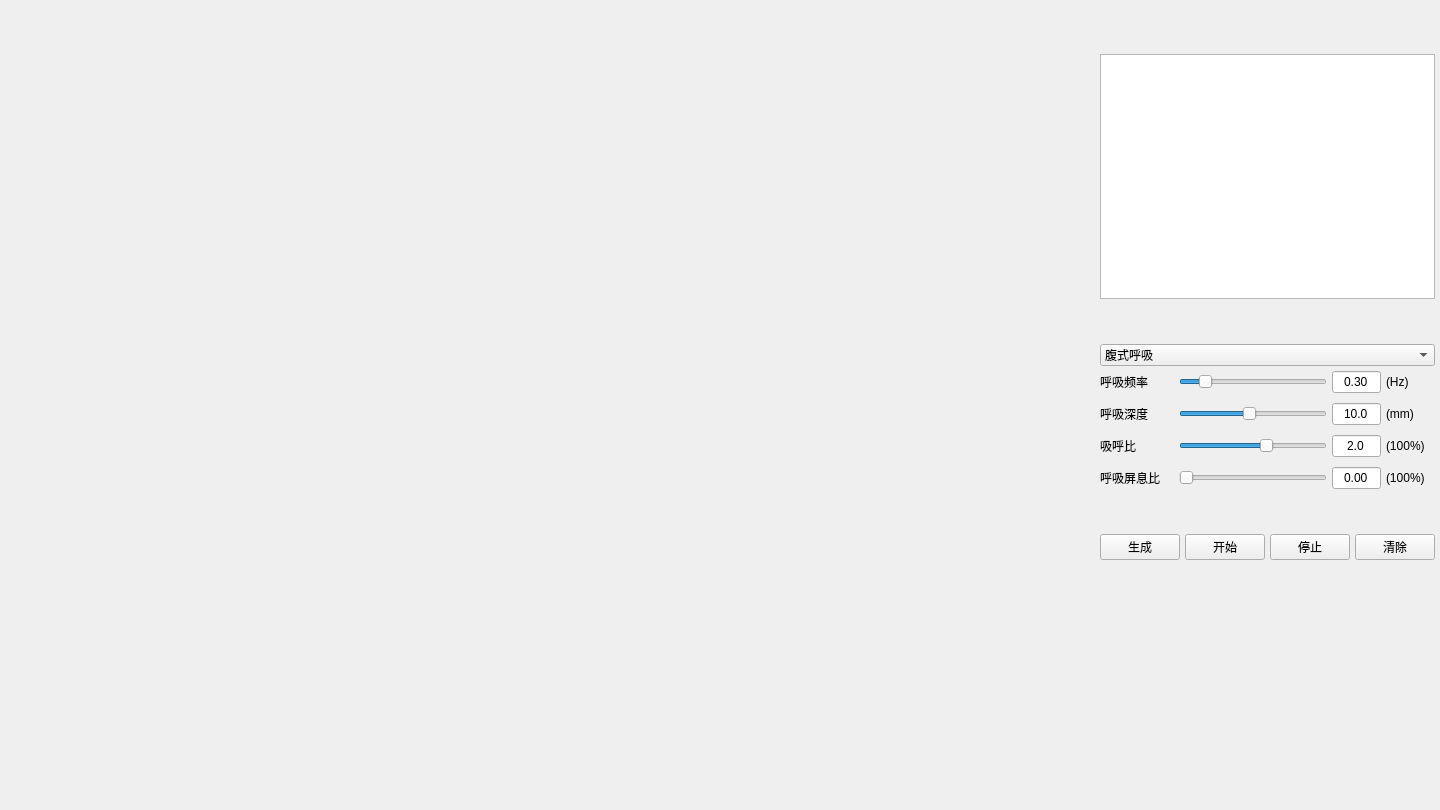
<?xml version="1.0" encoding="UTF-8"?>
<ui version="4.0">
 <class>ResGUISysClass</class>
 <widget class="QMainWindow" name="ResGUISysClass">
  <property name="geometry">
   <rect>
    <x>0</x>
    <y>0</y>
    <width>1440</width>
    <height>810</height>
   </rect>
  </property>
  <property name="minimumSize">
   <size>
    <width>800</width>
    <height>500</height>
   </size>
  </property>
  <property name="windowTitle">
   <string>ResGUISys</string>
  </property>
  <property name="windowIcon">
   <iconset resource="ResGUISys.qrc">
    <normaloff>:/qss/SZU_LOGO.ico</normaloff>:/qss/SZU_LOGO.ico</iconset>
  </property>
  <property name="styleSheet">
   <string notr="true"/>
  </property>
  <widget class="QWidget" name="mainWidget">
   <property name="styleSheet">
    <string notr="true"/>
   </property>
   <layout class="QGridLayout" name="mainGridLayout" columnstretch="140,20">
    <property name="leftMargin">
     <number>5</number>
    </property>
    <property name="topMargin">
     <number>5</number>
    </property>
    <property name="rightMargin">
     <number>5</number>
    </property>
    <property name="bottomMargin">
     <number>5</number>
    </property>
    <property name="horizontalSpacing">
     <number>0</number>
    </property>
    <property name="verticalSpacing">
     <number>5</number>
    </property>
    <item row="0" column="0">
     <widget class="QCustomPlot" name="resWaveGraph" native="true">
      <property name="minimumSize">
       <size>
        <width>400</width>
        <height>200</height>
       </size>
      </property>
      <property name="styleSheet">
       <string notr="true"/>
      </property>
     </widget>
    </item>
    <item row="0" column="1">
     <layout class="QVBoxLayout" name="subVBoxLayout1" stretch="1,5,0,2,0,0,2,5">
      <property name="spacing">
       <number>5</number>
      </property>
      <property name="topMargin">
       <number>0</number>
      </property>
      <property name="bottomMargin">
       <number>0</number>
      </property>
      <item>
       <spacer name="subVSpacer1">
        <property name="orientation">
         <enum>Qt::Vertical</enum>
        </property>
        <property name="sizeHint" stdset="0">
         <size>
          <width>13</width>
          <height>23</height>
         </size>
        </property>
       </spacer>
      </item>
      <item>
       <widget class="QTextBrowser" name="resGuide_TBrowser">
        <property name="font">
         <font>
          <family>微软雅黑</family>
          <weight>75</weight>
          <bold>true</bold>
         </font>
        </property>
        <property name="html">
         <string>&lt;!DOCTYPE HTML PUBLIC &quot;-//W3C//DTD HTML 4.0//EN&quot; &quot;http://www.w3.org/TR/REC-html40/strict.dtd&quot;&gt;
&lt;html&gt;&lt;head&gt;&lt;meta name=&quot;qrichtext&quot; content=&quot;1&quot; /&gt;&lt;style type=&quot;text/css&quot;&gt;
p, li { white-space: pre-wrap; }
&lt;/style&gt;&lt;/head&gt;&lt;body style=&quot; font-family:'微软雅黑'; font-size:9pt; font-weight:600; font-style:normal;&quot;&gt;
&lt;p align=&quot;center&quot; style=&quot;-qt-paragraph-type:empty; margin-top:0px; margin-bottom:0px; margin-left:0px; margin-right:0px; -qt-block-indent:0; text-indent:0px; font-size:16pt; font-weight:72;&quot;&gt;&lt;br /&gt;&lt;/p&gt;&lt;/body&gt;&lt;/html&gt;</string>
        </property>
       </widget>
      </item>
      <item>
       <spacer name="subVSpacer3">
        <property name="orientation">
         <enum>Qt::Vertical</enum>
        </property>
        <property name="sizeHint" stdset="0">
         <size>
          <width>20</width>
          <height>40</height>
         </size>
        </property>
       </spacer>
      </item>
      <item>
       <widget class="QComboBox" name="resMode_ComboBox">
        <item>
         <property name="text">
          <string>腹式呼吸</string>
         </property>
        </item>
        <item>
         <property name="text">
          <string>缩唇呼吸</string>
         </property>
        </item>
        <item>
         <property name="text">
          <string>箱式呼吸</string>
         </property>
        </item>
        <item>
         <property name="text">
          <string>鼻孔交替呼吸</string>
         </property>
        </item>
        <item>
         <property name="text">
          <string>逆腹式呼吸</string>
         </property>
        </item>
        <item>
         <property name="text">
          <string>Buteyko呼吸</string>
         </property>
        </item>
        <item>
         <property name="text">
          <string>Valsalva呼吸</string>
         </property>
        </item>
        <item>
         <property name="text">
          <string>ACBT</string>
         </property>
        </item>
       </widget>
      </item>
      <item>
       <layout class="QVBoxLayout" name="subVBoxLayout2">
        <property name="spacing">
         <number>10</number>
        </property>
        <property name="sizeConstraint">
         <enum>QLayout::SetDefaultConstraint</enum>
        </property>
        <item>
         <layout class="QHBoxLayout" name="subHBoxLayout1" stretch="3,6,2,2">
          <property name="spacing">
           <number>5</number>
          </property>
          <property name="sizeConstraint">
           <enum>QLayout::SetDefaultConstraint</enum>
          </property>
          <item>
           <widget class="QLabel" name="freq_label">
            <property name="sizePolicy">
             <sizepolicy hsizetype="Expanding" vsizetype="Fixed">
              <horstretch>0</horstretch>
              <verstretch>0</verstretch>
             </sizepolicy>
            </property>
            <property name="text">
             <string>呼吸频率</string>
            </property>
            <property name="alignment">
             <set>Qt::AlignLeading|Qt::AlignLeft|Qt::AlignVCenter</set>
            </property>
           </widget>
          </item>
          <item>
           <widget class="QSlider" name="freq_HSlider">
            <property name="minimum">
             <number>10</number>
            </property>
            <property name="maximum">
             <number>150</number>
            </property>
            <property name="pageStep">
             <number>1</number>
            </property>
            <property name="value">
             <number>30</number>
            </property>
            <property name="orientation">
             <enum>Qt::Horizontal</enum>
            </property>
           </widget>
          </item>
          <item>
           <widget class="QLineEdit" name="freq_LEdit">
            <property name="inputMask">
             <string extracomment="取值范围：[0.10：0.01：1,50]">9.99</string>
            </property>
            <property name="text">
             <string>0.30</string>
            </property>
            <property name="alignment">
             <set>Qt::AlignCenter</set>
            </property>
           </widget>
          </item>
          <item>
           <widget class="QLabel" name="freq_label_1">
            <property name="sizePolicy">
             <sizepolicy hsizetype="Expanding" vsizetype="Fixed">
              <horstretch>0</horstretch>
              <verstretch>0</verstretch>
             </sizepolicy>
            </property>
            <property name="text">
             <string>(Hz)</string>
            </property>
            <property name="alignment">
             <set>Qt::AlignLeading|Qt::AlignLeft|Qt::AlignVCenter</set>
            </property>
           </widget>
          </item>
         </layout>
        </item>
        <item>
         <layout class="QHBoxLayout" name="subHBoxLayout2" stretch="3,6,2,2">
          <property name="spacing">
           <number>5</number>
          </property>
          <property name="sizeConstraint">
           <enum>QLayout::SetDefaultConstraint</enum>
          </property>
          <item>
           <widget class="QLabel" name="depth_label">
            <property name="sizePolicy">
             <sizepolicy hsizetype="Expanding" vsizetype="Fixed">
              <horstretch>0</horstretch>
              <verstretch>0</verstretch>
             </sizepolicy>
            </property>
            <property name="text">
             <string>呼吸深度</string>
            </property>
            <property name="alignment">
             <set>Qt::AlignLeading|Qt::AlignLeft|Qt::AlignVCenter</set>
            </property>
           </widget>
          </item>
          <item>
           <widget class="QSlider" name="depth_HSlider">
            <property name="minimum">
             <number>10</number>
            </property>
            <property name="maximum">
             <number>200</number>
            </property>
            <property name="pageStep">
             <number>1</number>
            </property>
            <property name="value">
             <number>100</number>
            </property>
            <property name="orientation">
             <enum>Qt::Horizontal</enum>
            </property>
           </widget>
          </item>
          <item>
           <widget class="QLineEdit" name="depth_LEdit">
            <property name="inputMask">
             <string extracomment="取值范围：[1：0.1：20]">d9.0</string>
            </property>
            <property name="text">
             <string>10.0</string>
            </property>
            <property name="alignment">
             <set>Qt::AlignCenter</set>
            </property>
           </widget>
          </item>
          <item>
           <widget class="QLabel" name="depth_label_1">
            <property name="sizePolicy">
             <sizepolicy hsizetype="Expanding" vsizetype="Fixed">
              <horstretch>0</horstretch>
              <verstretch>0</verstretch>
             </sizepolicy>
            </property>
            <property name="text">
             <string>(mm)</string>
            </property>
            <property name="alignment">
             <set>Qt::AlignLeading|Qt::AlignLeft|Qt::AlignVCenter</set>
            </property>
           </widget>
          </item>
         </layout>
        </item>
        <item>
         <layout class="QHBoxLayout" name="subHBoxLayout3" stretch="3,6,2,2">
          <property name="spacing">
           <number>5</number>
          </property>
          <property name="sizeConstraint">
           <enum>QLayout::SetDefaultConstraint</enum>
          </property>
          <item>
           <widget class="QLabel" name="IER_label">
            <property name="sizePolicy">
             <sizepolicy hsizetype="Expanding" vsizetype="Fixed">
              <horstretch>0</horstretch>
              <verstretch>0</verstretch>
             </sizepolicy>
            </property>
            <property name="text">
             <string>吸呼比</string>
            </property>
            <property name="alignment">
             <set>Qt::AlignLeading|Qt::AlignLeft|Qt::AlignVCenter</set>
            </property>
           </widget>
          </item>
          <item>
           <widget class="QSlider" name="IER_HSlider">
            <property name="minimum">
             <number>5</number>
            </property>
            <property name="maximum">
             <number>30</number>
            </property>
            <property name="singleStep">
             <number>5</number>
            </property>
            <property name="pageStep">
             <number>5</number>
            </property>
            <property name="value">
             <number>20</number>
            </property>
            <property name="orientation">
             <enum>Qt::Horizontal</enum>
            </property>
           </widget>
          </item>
          <item>
           <widget class="QLineEdit" name="IER_LEdit">
            <property name="inputMask">
             <string extracomment="取值范围：[0.5：0.5：3]">9.9</string>
            </property>
            <property name="text">
             <string>2.0</string>
            </property>
            <property name="alignment">
             <set>Qt::AlignCenter</set>
            </property>
           </widget>
          </item>
          <item>
           <widget class="QLabel" name="IER_label_1">
            <property name="sizePolicy">
             <sizepolicy hsizetype="Expanding" vsizetype="Fixed">
              <horstretch>0</horstretch>
              <verstretch>0</verstretch>
             </sizepolicy>
            </property>
            <property name="text">
             <string>(100%)</string>
            </property>
            <property name="alignment">
             <set>Qt::AlignLeading|Qt::AlignLeft|Qt::AlignVCenter</set>
            </property>
           </widget>
          </item>
         </layout>
        </item>
        <item>
         <layout class="QHBoxLayout" name="subHBoxLayout4" stretch="3,6,2,2">
          <property name="spacing">
           <number>5</number>
          </property>
          <property name="sizeConstraint">
           <enum>QLayout::SetDefaultConstraint</enum>
          </property>
          <item>
           <widget class="QLabel" name="holdR_label">
            <property name="sizePolicy">
             <sizepolicy hsizetype="Expanding" vsizetype="Fixed">
              <horstretch>0</horstretch>
              <verstretch>0</verstretch>
             </sizepolicy>
            </property>
            <property name="text">
             <string>呼吸屏息比</string>
            </property>
            <property name="alignment">
             <set>Qt::AlignLeading|Qt::AlignLeft|Qt::AlignVCenter</set>
            </property>
           </widget>
          </item>
          <item>
           <widget class="QSlider" name="holdR_HSlider">
            <property name="maximum">
             <number>300</number>
            </property>
            <property name="singleStep">
             <number>25</number>
            </property>
            <property name="pageStep">
             <number>25</number>
            </property>
            <property name="orientation">
             <enum>Qt::Horizontal</enum>
            </property>
           </widget>
          </item>
          <item>
           <widget class="QLineEdit" name="holdR_LEdit">
            <property name="inputMask">
             <string extracomment="取值范围：[0：0.25：3]">9.99</string>
            </property>
            <property name="text">
             <string>0.00</string>
            </property>
            <property name="alignment">
             <set>Qt::AlignCenter</set>
            </property>
           </widget>
          </item>
          <item>
           <widget class="QLabel" name="holdR_label_1">
            <property name="sizePolicy">
             <sizepolicy hsizetype="Expanding" vsizetype="Fixed">
              <horstretch>0</horstretch>
              <verstretch>0</verstretch>
             </sizepolicy>
            </property>
            <property name="text">
             <string>(100%)</string>
            </property>
            <property name="alignment">
             <set>Qt::AlignLeading|Qt::AlignLeft|Qt::AlignVCenter</set>
            </property>
            <property name="margin">
             <number>0</number>
            </property>
           </widget>
          </item>
         </layout>
        </item>
       </layout>
      </item>
      <item>
       <spacer name="subVSpacer2">
        <property name="orientation">
         <enum>Qt::Vertical</enum>
        </property>
        <property name="sizeHint" stdset="0">
         <size>
          <width>20</width>
          <height>40</height>
         </size>
        </property>
       </spacer>
      </item>
      <item>
       <layout class="QHBoxLayout" name="subHBoxLayout5">
        <property name="spacing">
         <number>5</number>
        </property>
        <item>
         <widget class="QPushButton" name="gen_Btn">
          <property name="font">
           <font>
            <family>微软雅黑</family>
           </font>
          </property>
          <property name="text">
           <string>生成</string>
          </property>
         </widget>
        </item>
        <item>
         <widget class="QPushButton" name="start_Btn">
          <property name="font">
           <font>
            <family>微软雅黑</family>
           </font>
          </property>
          <property name="text">
           <string>开始</string>
          </property>
         </widget>
        </item>
        <item>
         <widget class="QPushButton" name="stop_Btn">
          <property name="text">
           <string>停止</string>
          </property>
         </widget>
        </item>
        <item>
         <widget class="QPushButton" name="clear_Btn">
          <property name="text">
           <string>清除</string>
          </property>
         </widget>
        </item>
       </layout>
      </item>
      <item>
       <spacer name="subVSpacer4">
        <property name="orientation">
         <enum>Qt::Vertical</enum>
        </property>
        <property name="sizeHint" stdset="0">
         <size>
          <width>13</width>
          <height>100</height>
         </size>
        </property>
       </spacer>
      </item>
     </layout>
    </item>
   </layout>
  </widget>
 </widget>
 <layoutdefault spacing="6" margin="11"/>
 <customwidgets>
  <customwidget>
   <class>QCustomPlot</class>
   <extends>QWidget</extends>
   <header>qcustomplot.h</header>
   <container>1</container>
  </customwidget>
 </customwidgets>
 <resources>
  <include location="ResGUISys.qrc"/>
 </resources>
 <connections/>
</ui>
